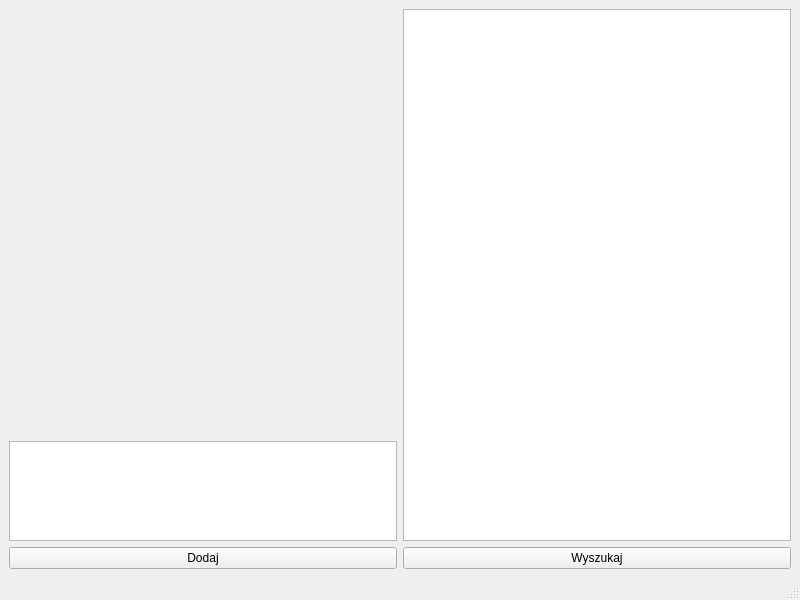
<?xml version="1.0" encoding="UTF-8"?>
<ui version="4.0">
 <class>MainWindow</class>
 <widget class="QMainWindow" name="MainWindow">
  <property name="geometry">
   <rect>
    <x>0</x>
    <y>0</y>
    <width>800</width>
    <height>600</height>
   </rect>
  </property>
  <property name="windowTitle">
   <string>MainWindow</string>
  </property>
  <widget class="QWidget" name="centralwidget">
   <layout class="QVBoxLayout" name="verticalLayout">
    <item>
     <layout class="QHBoxLayout" name="horizontalLayout_3">
      <property name="leftMargin">
       <number>0</number>
      </property>
      <property name="topMargin">
       <number>0</number>
      </property>
      <item>
       <layout class="QVBoxLayout" name="verticalLayout_5">
        <item>
         <widget class="QLabel" name="image">
          <property name="maximumSize">
           <size>
            <width>800</width>
            <height>948</height>
           </size>
          </property>
          <property name="text">
           <string/>
          </property>
          <property name="alignment">
           <set>Qt::AlignCenter</set>
          </property>
         </widget>
        </item>
        <item>
         <widget class="QTextEdit" name="wyszukane">
          <property name="maximumSize">
           <size>
            <width>500</width>
            <height>100</height>
           </size>
          </property>
          <property name="readOnly">
           <bool>true</bool>
          </property>
         </widget>
        </item>
       </layout>
      </item>
      <item>
       <widget class="QTextEdit" name="lista">
        <property name="readOnly">
         <bool>true</bool>
        </property>
       </widget>
      </item>
     </layout>
    </item>
    <item>
     <layout class="QHBoxLayout" name="horizontalLayout_2">
      <item>
       <widget class="QPushButton" name="Dodaj">
        <property name="text">
         <string>Dodaj</string>
        </property>
       </widget>
      </item>
      <item>
       <widget class="QPushButton" name="Wyszukaj">
        <property name="text">
         <string>Wyszukaj</string>
        </property>
       </widget>
      </item>
     </layout>
    </item>
   </layout>
  </widget>
  <widget class="QMenuBar" name="menubar">
   <property name="geometry">
    <rect>
     <x>0</x>
     <y>0</y>
     <width>800</width>
     <height>21</height>
    </rect>
   </property>
  </widget>
  <widget class="QStatusBar" name="statusbar"/>
 </widget>
 <resources/>
 <connections/>
</ui>
